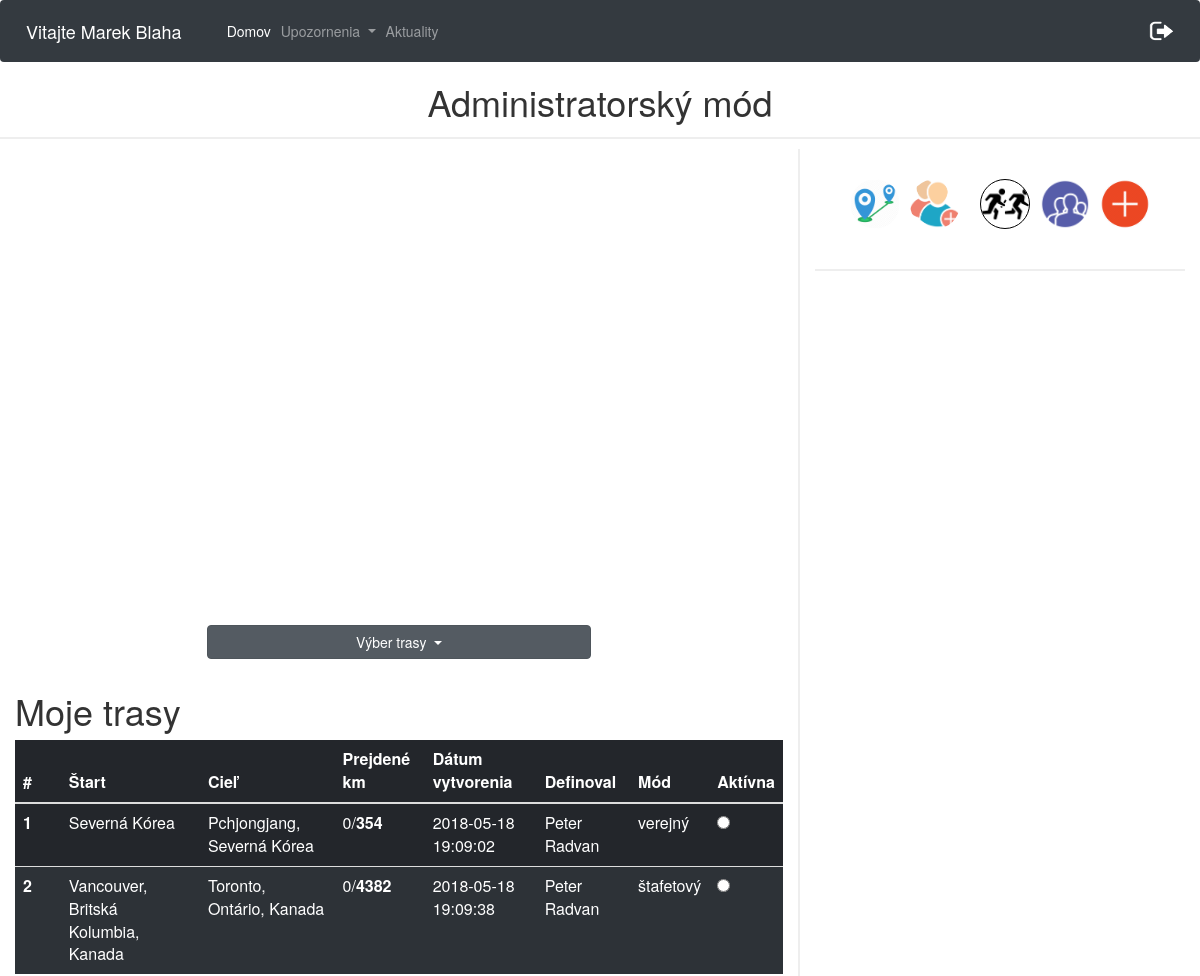
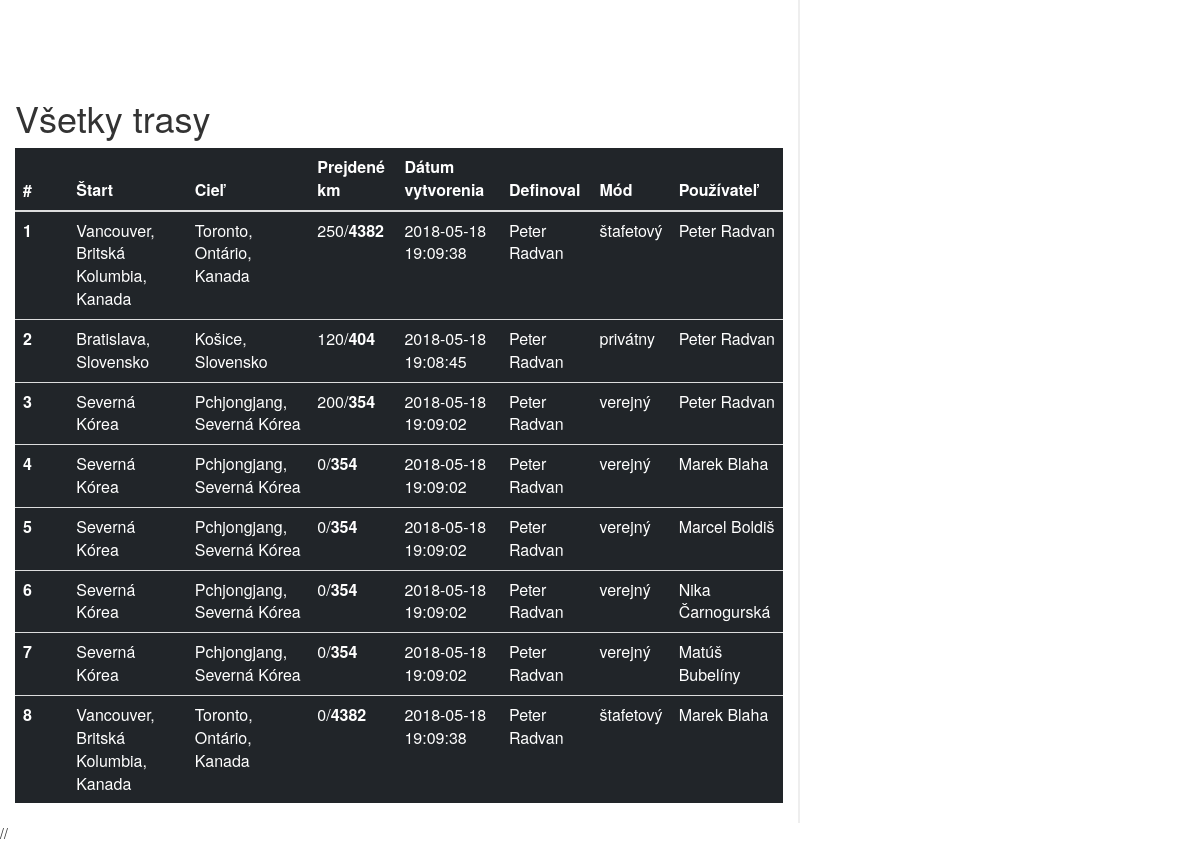
The page /cestyAdmin.php (signed in) on the database as committed earlier (2 pictures, top to bottom).
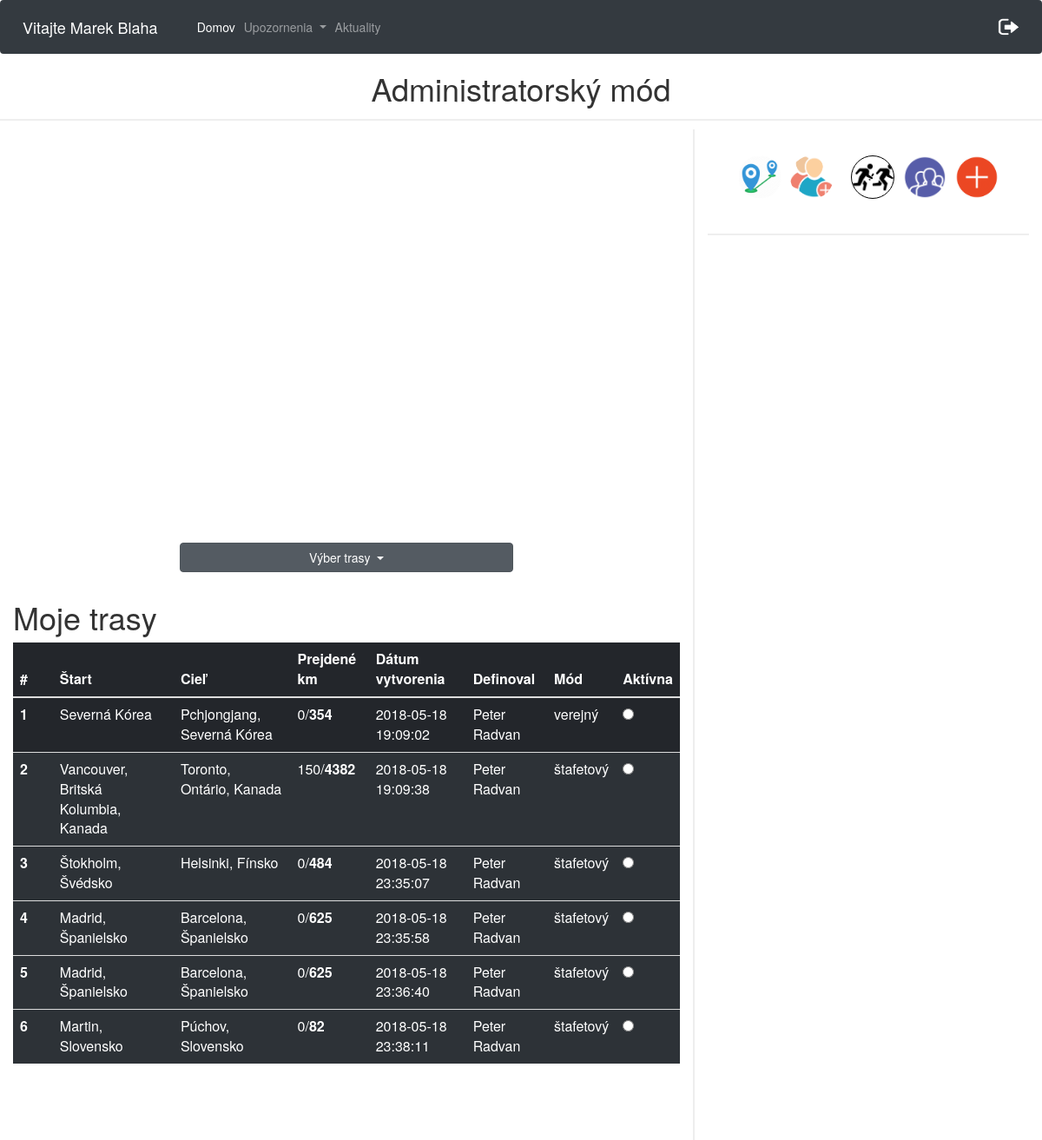
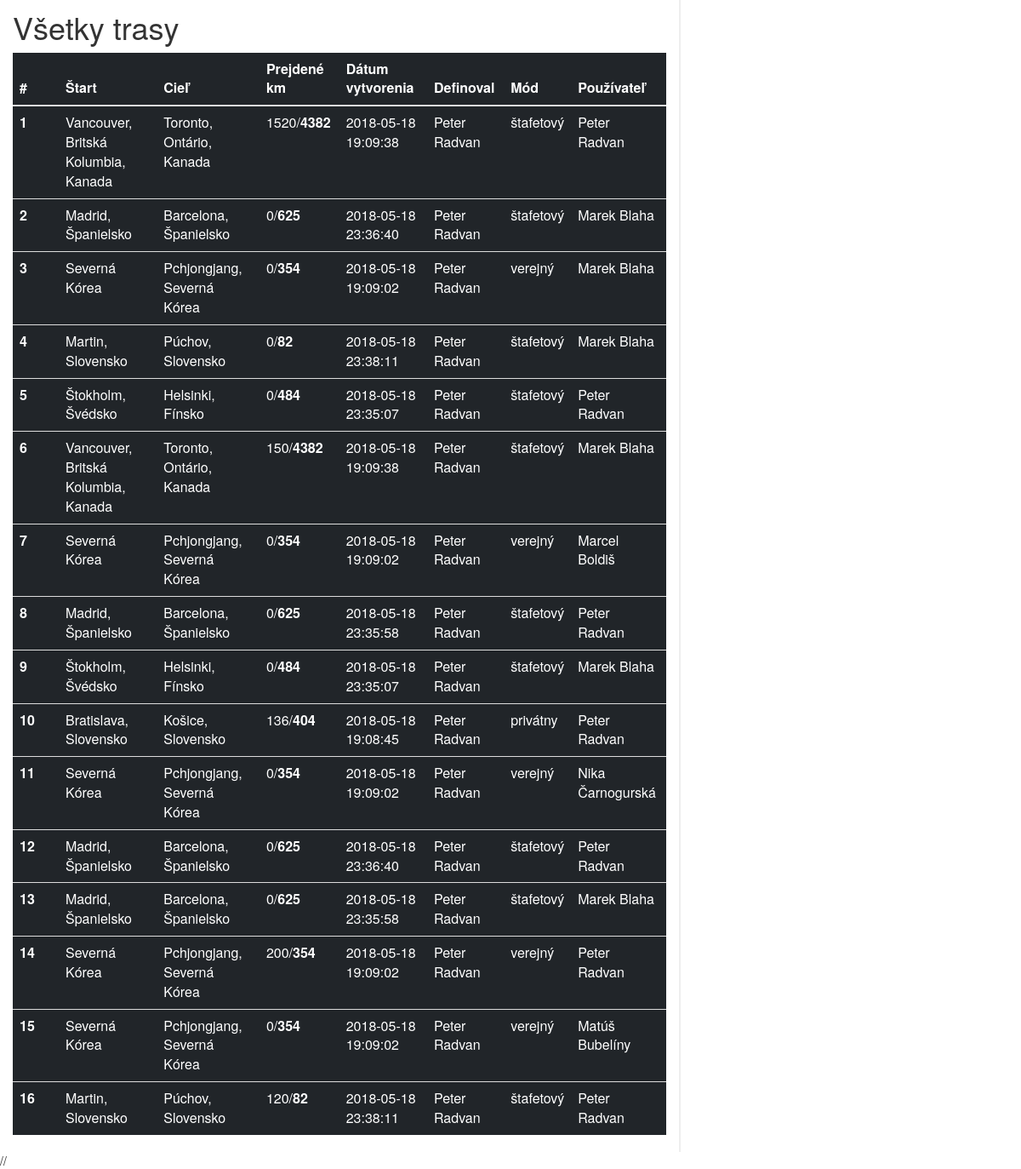
The same page on the database as committed later (2 pictures, top to bottom).
### tables this page shows
CREATE TABLE `pouzivatelia` (
  `id` int(11) NOT NULL,
  `meno` varchar(20) NOT NULL,
  `priezvisko` varchar(20) NOT NULL,
  `email` varchar(40) NOT NULL,
  `heslo` varchar(60) NOT NULL,
  `stredna_skola` varchar(40) NOT NULL,
  `stredna_skola_adresa` varchar(60) NOT NULL,
  `ulica` varchar(40) NOT NULL,
  `psc` varchar(10) NOT NULL,
  `obec` varchar(40) NOT NULL,
  `rola` varchar(10) NOT NULL DEFAULT 'user',
  `odoberatel` tinyint(1) NOT NULL DEFAULT '0',
  `prve_prihlasenie` int(11) NOT NULL DEFAULT '0',
  `id_timu` int(11) DEFAULT NULL
);

CREATE TABLE `trasa_pouzivatel` (
  `id` int(11) NOT NULL,
  `id_pouzivatel` int(11) NOT NULL,
  `id_trasa` int(11) NOT NULL,
  `prejdene_km` int(11) NOT NULL,
  `aktivna_trasa` int(11) NOT NULL
);

CREATE TABLE `trasa` (
  `id` int(10) UNSIGNED NOT NULL,
  `start_nazov` varchar(50) NOT NULL,
  `start_lat` varchar(20) NOT NULL,
  `start_long` varchar(20) NOT NULL,
  `ciel_nazov` varchar(50) NOT NULL,
  `ciel_lat` varchar(20) NOT NULL,
  `ciel_long` varchar(20) NOT NULL,
  `celkove_km` double NOT NULL,
  `datum_vytvorenia` datetime NOT NULL,
  `mod_trasy` varchar(20) NOT NULL,
  `id_user` int(11) NOT NULL,
  `vytvoril` varchar(100) NOT NULL
);

### cestyAdmin.php (the view, shortened to what the changed rows need)
<html>
<head>
    <link rel="stylesheet" href="https://maxcdn.bootstrapcdn.com/bootstrap/4.0.0/css/bootstrap.min.css">
    <link rel="stylesheet" type="text/css" href="https://maxcdn.bootstrapcdn.com/bootstrap/3.3.7/css/bootstrap.min.css">
    <link rel="stylesheet" type="text/css" href="https://cdn.datatables.net/1.10.16/css/dataTables.bootstrap.min.css">
    <link rel="stylesheet" href="./css/cesty.css">
</head>
<body>
<nav class="navbar navbar-expand-lg  navbar-dark bg-dark">
        <span class="navbar-brand" >
            <?php
            $conn = new mysqli($servername, $username, $password, $dbname);
            $conn->set_charset("UTF8");
            $email= $_SESSION['email'];
            $query="SELECT meno, priezvisko from pouzivatelia WHERE email='$email'";
            $result = mysqli_query($conn,$query);
            while ($data = mysqli_fetch_array($result)){
                echo "Vitajte ".$data['meno']." ".$data['priezvisko'];
            }
            ?>
        </span>
    <div class="collapse navbar-collapse" id="navbarSupportedContent">
        <ul class="navbar-nav mr-auto">
        </ul>
        <ul class="nav navbar-nav navbar-right">
        </ul>
    </div>
</nav>
<h1 class="adminMode">Administratorský mód</h1>
<div class="row">
    <div class="col-8 leftCol">
            <?php
            $conn = new mysqli($servername, $username, $password, $dbname);
            $conn->set_charset("UTF8");
            $idU = $_SESSION['id'];
            $sql = "SELECT trasa.id as tid, pouzivatelia.id, trasa.start_nazov, trasa.ciel_nazov, trasa_pouzivatel.prejdene_km, trasa.celkove_km, trasa.datum_vytvorenia, trasa_pouzivatel.aktivna_trasa, trasa.mod_trasy, trasa.vytvoril
                    FROM trasa_pouzivatel
                    INNER JOIN trasa ON trasa.id = trasa_pouzivatel.id_trasa
                    INNER JOIN pouzivatelia on pouzivatelia.id = trasa_pouzivatel.id_pouzivatel
                    WHERE trasa_pouzivatel.id_pouzivatel = $idU ORDER BY aktivna_trasa DESC";
            ?>
        <h1>Moje trasy</h1>
        <table class="table table-dark" id="privatneTrasy">
            <thead>
            <tr>
                <th scope="col">#</th>
                <th scope="col">Štart</th>
                <th scope="col">Cieľ</th>
                <th scope="col">Prejdené km</th>
                <th scope="col">Dátum vytvorenia</th>
                <th scope="col">Definoval</th>
                <th scope="col">Mód</th>
                <th scope="col">Aktívna</th>
            </tr>
            </thead>
            <tbody>
            <?php
            $i = 1;
            if ($result = $conn->query($sql)) {
                while ($row = $result->fetch_object()) {
                    echo "<tr>";
                    echo "<th scope='row'>$i <span class='spanId' >$row->id</span><span class='spanTid' >$row->tid</span></th>";
                    echo "<td>$row->start_nazov</td>";
                    echo "<td>$row->ciel_nazov</td>";
                    echo "<td>$row->prejdene_km/<b>".round($row->celkove_km)."</b></td>";
                    echo "<td>$row->datum_vytvorenia</td>";
                    echo "<td>$row->vytvoril</td>";
                    echo "<td>$row->mod_trasy</td>";
                    if($row->aktivna_trasa > 0){
                        echo "<td><input onclick='check($i)' class='radio' type='radio' checked> </td>";
                    }
                    else{
                        echo "<td><input onclick='check($i)' class='radio' type='radio' ></td>";
                    }
                    echo "</tr>";
                    $i++;
                }
            }
            ?>
            </tbody>
        </table>
        <h1 style="margin-top: 100px;">Všetky trasy</h1>
        <table class="table table-dark" id="vsetkyTrasy">
            <thead>
            <tr>
                <th scope="col">#</th>
                <th scope="col">Štart</th>
                <th scope="col">Cieľ</th>
                <th scope="col">Prejdené km</th>
                <th scope="col">Dátum vytvorenia</th>
                <th scope="col">Definoval</th>
                <th scope="col">Mód</th>
                <th scope="col">Používateľ</th>
            </tr>
            </thead>
            <tbody>
            <?php
            $sql = "SELECT trasa.id as tid, pouzivatelia.id, pouzivatelia.meno, pouzivatelia.priezvisko, trasa.start_nazov, trasa.ciel_nazov, trasa_pouzivatel.prejdene_km, trasa.celkove_km, trasa.datum_vytvorenia, trasa_pouzivatel.aktivna_trasa, trasa.mod_trasy, trasa.vytvoril
                    FROM trasa_pouzivatel
                    INNER JOIN trasa ON trasa.id = trasa_pouzivatel.id_trasa
                    INNER JOIN pouzivatelia on pouzivatelia.id = trasa_pouzivatel.id_pouzivatel
                    ORDER BY aktivna_trasa DESC";
            $i = 1;
            if ($result = $conn->query($sql)) {
                while ($row = $result->fetch_object()) {
                    echo "<tr>";
                    echo "<th scope='row'>$i <span class='spanId' >$row->id</span><span class='spanTid' >$row->tid</span></th>";
                    echo "<td>$row->start_nazov</td>";
                    echo "<td>$row->ciel_nazov</td>";
                    echo "<td>$row->prejdene_km/<b>".round($row->celkove_km)."</b></td>";
                    echo "<td>$row->datum_vytvorenia</td>";
                    echo "<td>$row->vytvoril</td>";
                    echo "<td>$row->mod_trasy</td>";
                    echo "<td>$row->meno $row->priezvisko</td>";
                    echo "</tr>";
                    $i++;
                }
            }
            ?>
            </tbody>
        </table>
    </div>
</div>
</body>
</html>

Rows that differ between the two databases and show on the page:
shown differently, row unchanged: trasa_pouzivatel (number 1 of 16 on the later page): moves up the list
changed trasa_pouzivatel (number 2 of 16 on the later page): prejdene_km "0" → "150"; moves up the list
added trasa_pouzivatel: id_trasa.start_nazov "Štokholm, Švédsko", id_trasa.ciel_nazov "Helsinki, Fínsko", prejdene_km "0", id_trasa.celkove_km "484", id_trasa.datum_vytvorenia "2018-05-18 23:35:07", id_trasa.vytvoril "Peter Radvan", id_trasa.mod_trasy "štafetový", pouzivatelia.meno "Marek", pouzivatelia.priezvisko "Blaha"
added trasa_pouzivatel: id_trasa.start_nazov "Madrid, Španielsko", id_trasa.ciel_nazov "Barcelona, Španielsko", prejdene_km "0", id_trasa.celkove_km "625", id_trasa.datum_vytvorenia "2018-05-18 23:35:58", id_trasa.vytvoril "Peter Radvan", id_trasa.mod_trasy "štafetový", pouzivatelia.meno "Marek", pouzivatelia.priezvisko "Blaha"
added trasa_pouzivatel: id_trasa.start_nazov "Madrid, Španielsko", id_trasa.ciel_nazov "Barcelona, Španielsko", prejdene_km "0", id_trasa.celkove_km "625", id_trasa.datum_vytvorenia "2018-05-18 23:36:40", id_trasa.vytvoril "Peter Radvan", id_trasa.mod_trasy "štafetový", pouzivatelia.meno "Marek", pouzivatelia.priezvisko "Blaha"
added trasa_pouzivatel: id_trasa.start_nazov "Martin, Slovensko", id_trasa.ciel_nazov "Púchov, Slovensko", prejdene_km "0", id_trasa.celkove_km "82", id_trasa.datum_vytvorenia "2018-05-18 23:38:11", id_trasa.vytvoril "Peter Radvan", id_trasa.mod_trasy "štafetový", pouzivatelia.meno "Marek", pouzivatelia.priezvisko "Blaha"
changed trasa_pouzivatel (number 7 of 16 on the later page): prejdene_km "250" → "1520"
added trasa_pouzivatel: id_trasa.start_nazov "Štokholm, Švédsko", id_trasa.ciel_nazov "Helsinki, Fínsko", prejdene_km "0", id_trasa.celkove_km "484", id_trasa.datum_vytvorenia "2018-05-18 23:35:07", id_trasa.vytvoril "Peter Radvan", id_trasa.mod_trasy "štafetový", pouzivatelia.meno "Peter", pouzivatelia.priezvisko "Radvan", shown under "Všetky trasy"
shown differently, row unchanged: trasa_pouzivatel "Marcel": moves up the list
added trasa_pouzivatel: id_trasa.start_nazov "Madrid, Španielsko", id_trasa.ciel_nazov "Barcelona, Španielsko", prejdene_km "0", id_trasa.celkove_km "625", id_trasa.datum_vytvorenia "2018-05-18 23:35:58", id_trasa.vytvoril "Peter Radvan", id_trasa.mod_trasy "štafetový", pouzivatelia.meno "Peter", pouzivatelia.priezvisko "Radvan", shown under "Všetky trasy"
changed trasa_pouzivatel "Bratislava, Slovensko": prejdene_km "120" → "136"
shown differently, row unchanged: trasa_pouzivatel "Nika": moves down the list
added trasa_pouzivatel: id_trasa.start_nazov "Madrid, Španielsko", id_trasa.ciel_nazov "Barcelona, Španielsko", prejdene_km "0", id_trasa.celkove_km "625", id_trasa.datum_vytvorenia "2018-05-18 23:36:40", id_trasa.vytvoril "Peter Radvan", id_trasa.mod_trasy "štafetový", pouzivatelia.meno "Peter", pouzivatelia.priezvisko "Radvan", shown under "Všetky trasy"
added trasa_pouzivatel: id_trasa.start_nazov "Martin, Slovensko", id_trasa.ciel_nazov "Púchov, Slovensko", prejdene_km "120", id_trasa.celkove_km "82", id_trasa.datum_vytvorenia "2018-05-18 23:38:11", id_trasa.vytvoril "Peter Radvan", id_trasa.mod_trasy "štafetový", pouzivatelia.meno "Peter", pouzivatelia.priezvisko "Radvan", shown under "Všetky trasy"
